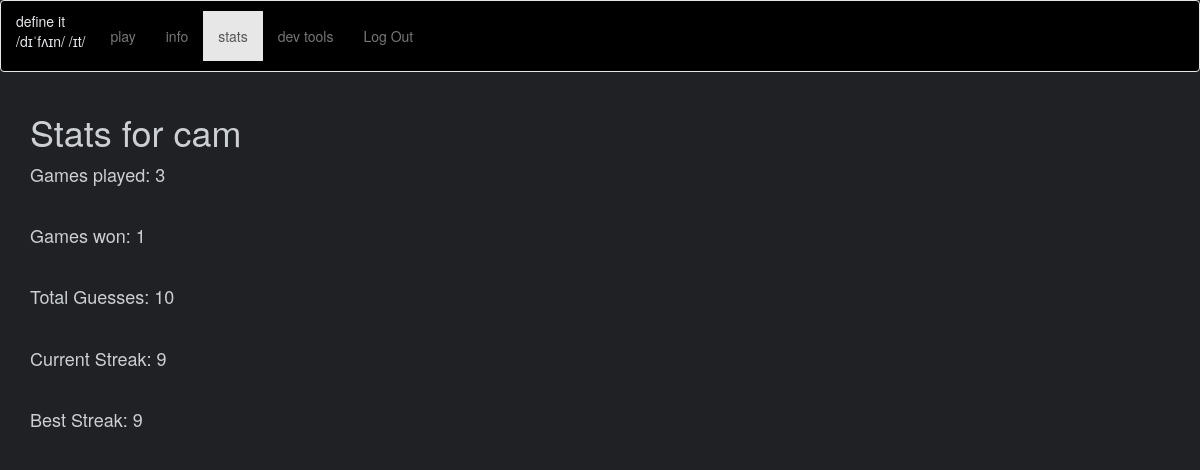
The app's page /stats (signed in) with its own data.
### app/models.py (models this page shows, shortened)
class User(UserMixin, db.Model):
    id = db.Column(db.Integer, primary_key=True)
    username = db.Column(db.String(64), index=True, unique=True)
    password_hash = db.Column(db.String(128))
    gamesPlayed = db.Column(db.Integer)
    gamesWon = db.Column(db.Integer)
    totalGuesses = db.Column(db.Integer)
    currentStreak = db.Column(db.Integer)
    bestStreak = db.Column(db.Integer)
    todayGuesses = db.Column(db.Integer)
    todayCorrect = db.Column(db.Integer)
    isAdmin = db.Column(db.Boolean)

### app/routes.py (the view)
@app.route('/stats')
@login_required
def stats():
    return render_template("stats.html", title="Stats")

### app/models.py (called while the page is built)
@login.user_loader
def load_user(id):
    return User.query.get(int(id))

### app/templates/stats.html (shortened to what this page needs)
<!DOCTYPE html>
<html lang="en">
<link rel="stylesheet" href="https://maxcdn.bootstrapcdn.com/bootstrap/3.4.1/css/bootstrap.min.css">
<head>
    <link rel="stylesheet" href="{{ url_for('static',
    filename='style.css') }}">
</head>
<nav class="navbar navbar-default h-100">
    <div class="container-fluid">
      <div class="navbar-header">
        define it<br>
        <p1>/dɪˈfʌɪn/ /ɪt/</p1>
      </div>
      <ul class="nav navbar-nav" style="padding: 10px;">
        <li><a href="{{ url_for('index') }}">play</a></li>
        <li><a href="{{ url_for('introduction') }}">info</a></li>
        <li class="active"><a href="{{ url_for('stats') }}">stats</a></li>
        <li><a href="{{ url_for('admincheck') }}">dev tools</a></li>
        <li>
            {% if current_user.is_anonymous %}
            <a href="{{ url_for('login') }}">Log In</a>
            {% else %}
            <a href="{{ url_for('logout') }}">Log Out</a>
            {% endif %}
        </li>
      </ul>
    </div>
  </nav>
  <div class="container">
    <h1>Stats for {{ current_user.username }}</h1>
    <div id="statsDisplay" class="statsform">
        <p>Games played: {{ current_user.gamesPlayed }}</p>
        <br>
        <p>Games won: {{ current_user.gamesWon }}</p>
        <br>
        <p>Total Guesses: {{ current_user.totalGuesses }}</p>
        <br>
        <p>Current Streak: {{ current_user.currentStreak }}</p>
        <br>
        <p>Best Streak: {{ current_user.bestStreak }}</p>
    </div>
  </div>
<html

### app/static/style.css (style rules this page uses)
.container { animation-timing-function: ease; animation-name: example; animation-duration: 2s; }
.navbar-header { animation-play-state: paused; opacity: 1 !important; margin-top: auto; margin-bottom: auto; padding-top: 10px; color: #e8eaed; }
.navbar { animation-play-state: paused; opacity: 1; background-color: rgb(0, 0, 0); }
.statsform { font-size: large; }

### records on screen
User: username "cam", gamesPlayed "3", gamesWon "1", totalGuesses "10", currentStreak "9", bestStreak "9"
